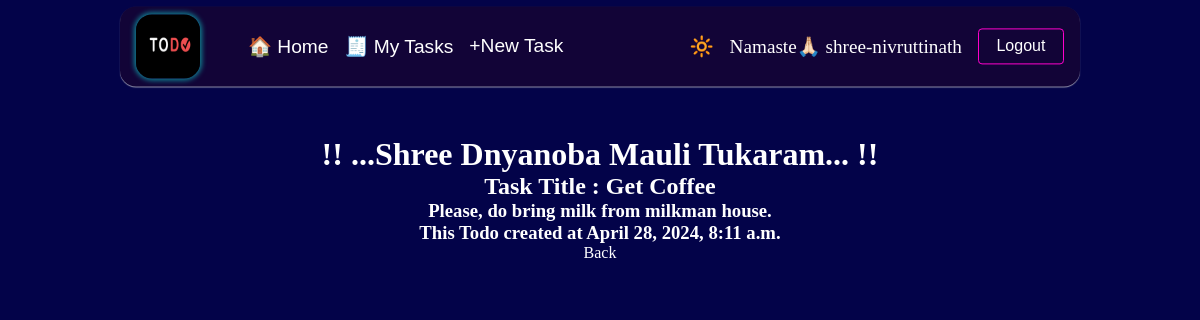
Page /task/1 (signed in) on the committed database.
### base/models.py (models this page shows, shortened)
class Task(models.Model):
  user = models.ForeignKey(User, on_delete=models.CASCADE, null=True, blank=True)
  title = models.CharField(max_length=200, null=True, blank=True)
  description = models.TextField(null=True, blank=True)
  complete = models.BooleanField(default=False)
  created = models.DateTimeField(auto_now_add=True)
  class Meta:
    ordering = ['complete', 'created']

### base/views.py (the view)
# urls.py: path('task/<int:pk>', TaskDetail.as_view(), name='task'),
class TaskDetail(LoginRequiredMixin, DetailView):
  model = Task
  context_object_name = 'task'

### base/templates/base/task_detail.html
{% extends "base/base.html" %}
{% block main %}
  <h1>!! ...Shree Dnyanoba Mauli Tukaram... !!</h1>
  {% if task %}
    <h2>Task Title : {{task.title}}</h2>
    <h3>{{task.description}}</h3>
    <h3>This Todo created at {{task.created}}</h3>
  {% endif %}
  <a href="{% url 'tasks' %}">Back</a>
{% endblock main %}

### base/templates/base/header.html (shortened to what this page needs)
{% load static %}
<header class="todo-header">
  <div class="left-section">
    <img src="{% static "base/images/todo-logo1.png" %}" id="todo-logo">
    <nav>
      <a href="">🏠 Home</a>
      {% if request.user.is_authenticated %}
        <a href="{% url 'tasks' %}">🧾 My Tasks</a>
        <a href="{% url 'task_create' %}"><span class="new-task-logo">+</span>New Task</a>
      {% endif %}
    </nav>
  </div>
  <div class="right-section">
    {% if request.user.is_authenticated %}
      <span class="theme-icon">
        {% if theme %}
          🌙
        {% else %}
          🔆
        {% endif %}
      </span>
      <span class="username">Namaste🙏🏻 {{request.user}} </span>
      <form action="{% url 'logout' %}" method="POST">
        <input class="logout-btn login-link-btn" type="submit" value="Logout">
      </form>
    {% else %}
      <nav>
        <a class="login-link-btn" href="{% url 'login' %}">Login</a>
        <a class="signup-link-btn" href="{% url 'signup' %}">Signup</a>
      </nav>
    {% endif %}
  </div>
</header>

### base/static/base/css/index.css (style rules this page uses)
* { box-sizing: border-box; margin: 0; padding: 0; border: none; outline: none; background-color: transparent; }
body { min-height: 100vh; width: 100vw; max-width: 70rem; margin: 0 auto; overflow: hidden; overflow-y: scroll; background-color: #030349; color: #fff; }
a { text-decoration: none; color: #fff; }
.todo-header { overflow: hidden; background-color: #120437; box-shadow: 0 1px 1px #dddddda5; position: sticky; top: 0.4rem; height: 5rem; width: 100%; max-width: 60rem; display: flex; justify-content: space-between; align-items: center; margin: 0 auto; padding: 0.5rem 1rem; border-radius: 1rem; font-size: 1.2rem; z-index: 100; }
.left-section, .right-section { display: flex; align-items: center; column-gap: 1rem; }
#todo-logo { border-radius: 1rem; height:4rem; width: 4rem; margin-right: 2rem; box-shadow: 0 0 5px 2px #109aa1d4; }
.todo-header nav { display: flex; align-items: center; column-gap: 1rem; font-family: Arial, Helvetica, sans-serif; }
.login-link-btn, .signup-link-btn { padding: 0.5rem 1.1rem; border-radius: 0.25rem; font-size: 1rem; color: #fff; }
.login-link-btn { border: 1px solid #ff00cc; }

### rows in the picture
Task: title "Get Coffee", description "Please, do bring milk from milkman house.", created "April 28, 2024, 8:11 a.m."

### other values in the picture
{{ request.user }} "shree-nivruttinath"
